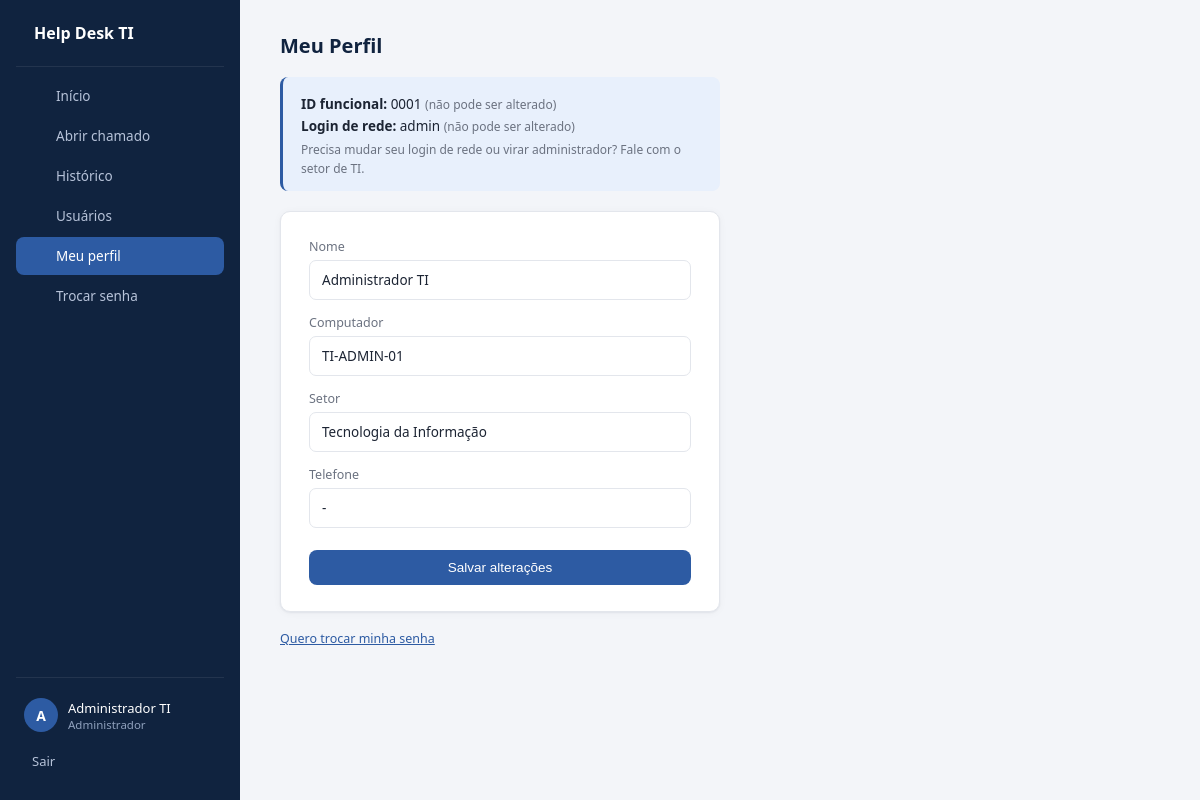
The app's page /perfil (signed in) with its own data.
### tables this page shows
CREATE TABLE usuarios (
            id INTEGER PRIMARY KEY AUTOINCREMENT,
            nome TEXT NOT NULL,
            id_funcional TEXT NOT NULL UNIQUE,
            computador TEXT,
            setor TEXT NOT NULL,
            senha_hash TEXT NOT NULL,
            senha_provisoria INTEGER NOT NULL DEFAULT 1,
            telefone TEXT,
            login_rede TEXT NOT NULL UNIQUE,
            is_admin INTEGER NOT NULL DEFAULT 0
        );

### app.py (the view, shortened to what this page needs)
@app.route("/perfil", methods=["GET", "POST"])
@login_requerido
def perfil():
    conn = get_conn()
    usuario = conn.execute(
        "SELECT * FROM usuarios WHERE id = ?", (session["usuario_id"],)
    ).fetchone()
    conn.close()
    return render_template("perfil.html", usuario=usuario)

### app.py (called while the page is built)
def get_conn():
    conn = sqlite3.connect(DB_PATH)
    conn.row_factory = sqlite3.Row
    return conn

def login_requerido(f):
    @wraps(f)
    def wrapper(*args, **kwargs):
        if "usuario_id" not in session:
            flash("Faça login para continuar.")
            return redirect(url_for("login"))
        return f(*args, **kwargs)
    return wrapper

### templates/perfil.html
{% extends "base.html" %}
{% block content %}
    <h2>Meu Perfil</h2>
    <div class="dados-auto">
        <p><strong>ID funcional:</strong> {{ usuario['id_funcional'] }} <span class="hint">(não pode ser alterado)</span></p>
        <p><strong>Login de rede:</strong> {{ usuario['login_rede'] }} <span class="hint">(não pode ser alterado)</span></p>
        <small>Precisa mudar seu login de rede ou virar administrador? Fale com o setor de TI.</small>
    </div>
    <form method="POST">
        <label>Nome</label>
        <input type="text" name="nome" value="{{ usuario['nome'] }}" required>
        <label>Computador</label>
        <input type="text" name="computador" value="{{ usuario['computador'] or '' }}">
        <label>Setor</label>
        <input type="text" name="setor" value="{{ usuario['setor'] }}" required>
        <label>Telefone</label>
        <input type="text" name="telefone" value="{{ usuario['telefone'] or '' }}">
        <button type="submit">Salvar alterações</button>
    </form>
    <p class="dica"><a href="{{ url_for('trocar_senha') }}">Quero trocar minha senha</a></p>
{% endblock %}

### templates/base.html (shortened to what this page needs)
<!DOCTYPE html>
<html lang="pt-br">
<head>
    <link rel="stylesheet" href="{{ url_for('static', filename='style.css') }}">
    <link rel="stylesheet" href="https://cdnjs.cloudflare.com/ajax/libs/tabler-icons/2.44.0/iconfont/tabler-icons.min.css">
</head>
<body>
    {% if session.get('usuario_id') %}
    <div class="layout">
        <aside class="sidebar">
            <div class="marca">
                <span>Help Desk TI</span>
            </div>
            <nav>
                <a href="{{ url_for('dashboard') }}" class="{{ 'ativo' if request.endpoint == 'dashboard' }}">Início</a>
                <a href="{{ url_for('novo_chamado') }}" class="{{ 'ativo' if request.endpoint == 'novo_chamado' }}">Abrir chamado</a>
                <a href="{{ url_for('historico') }}" class="{{ 'ativo' if request.endpoint == 'historico' }}">Histórico</a>
                {% if session.get('is_admin') %}
                <a href="{{ url_for('listar_usuarios') }}" class="{{ 'ativo' if request.endpoint in ['listar_usuarios','novo_usuario'] }}">Usuários</a>
                {% endif %}
                <a href="{{ url_for('perfil') }}" class="{{ 'ativo' if request.endpoint == 'perfil' }}">Meu perfil</a>
                <a href="{{ url_for('trocar_senha') }}" class="{{ 'ativo' if request.endpoint == 'trocar_senha' }}">Trocar senha</a>
            </nav>
            <div class="sidebar-rodape">
                <div class="usuario-card">
                    <div class="avatar">{{ session.get('nome', '?')[0]|upper }}</div>
                    <div>
                        <div class="usuario-nome">{{ session.get('nome') }}</div>
                        <div class="usuario-papel">{{ 'Administrador' if session.get('is_admin') else 'Usuário' }}</div>
                    </div>
                </div>
                <a href="{{ url_for('logout') }}" class="sair">Sair</a>
            </div>
        </aside>
        <main>
            {% block content %}{% endblock %}
        </main>
    </div>
    {% else %}
        {% block content_bare %}{% endblock %}
    {% endif %}
</body>
</html>

### static/style.css (style rules this page uses)
* { box-sizing: border-box; margin: 0; padding: 0; }
:root { --azul-900: #10233f; --azul-800: #16305a; --azul-600: #2d5ba3; --azul-100: #e8f0fc; --fundo: #f3f5f9; --texto: #1c2433; --texto-suave: #6b7280; --borda: #e3e6ec; --branco: #ffffff; --verde: #1a9e6b; --verde-bg: #e5f7ef; --laranja: #d97a1f; --laranja-bg: #fdf0e2; --cinza-bg: #eef0f3; --cinza-texto: #5b6270; --vermelho: #c94141; --raio: 10px; --sombra: 0 1px 2px rgba(16, 35, 63, 0.06), 0 1px 8px rgba(16, 35, 63, 0.04); }
body { font-family: 'Segoe UI', Arial, Helvetica, sans-serif; background: var(--fundo); color: var(--texto); font-size: 14px; }
.layout { display: flex; min-height: 100vh; }
.sidebar { width: 240px; background: var(--azul-900); color: #cfd9ea; display: flex; flex-direction: column; padding: 22px 16px; flex-shrink: 0; }
.marca { display: flex; align-items: center; gap: 10px; color: white; font-size: 16px; font-weight: 600; padding: 0 8px 22px; margin-bottom: 10px; border-bottom: 1px solid rgba(255,255,255,0.08); }
.sidebar nav { display: flex; flex-direction: column; gap: 2px; flex: 1; }
.sidebar nav a { display: flex; align-items: center; gap: 10px; color: #b7c3d9; text-decoration: none; padding: 10px 12px; border-radius: 8px; font-size: 13.5px; transition: background 0.15s, color 0.15s; }
.sidebar nav a.ativo { background: var(--azul-600); color: white; font-weight: 500; }
.sidebar-rodape { border-top: 1px solid rgba(255,255,255,0.08); padding-top: 16px; margin-top: 16px; }
.usuario-card { display: flex; align-items: center; gap: 10px; padding: 4px 8px 12px; }
.avatar { width: 34px; height: 34px; background: var(--azul-600); color: white; border-radius: 50%; display: flex; align-items: center; justify-content: center; font-weight: 600; font-size: 14px; flex-shrink: 0; }
.usuario-nome { color: white; font-size: 13px; font-weight: 500; }
.usuario-papel { color: #8fa0bc; font-size: 11.5px; }
.sair { display: flex; align-items: center; gap: 8px; color: #b7c3d9; text-decoration: none; padding: 8px; font-size: 13px; border-radius: 8px; }
main { flex: 1; padding: 32px 40px; max-width: 1100px; }
h2 { font-size: 20px; font-weight: 600; margin-bottom: 18px; color: var(--azul-900); }
.botao, button, .botao-pequeno { background: var(--azul-600); color: white; border: none; padding: 10px 18px; border-radius: 8px; text-decoration: none; cursor: pointer; font-size: 13.5px; font-weight: 500; display: inline-flex; align-items: center; gap: 6px; transition: background 0.15s; }
form { background: var(--branco); padding: 26px 28px; border-radius: var(--raio); box-shadow: var(--sombra); border: 1px solid var(--borda); display: flex; flex-direction: column; max-width: 440px; }
label { margin-top: 14px; font-size: 12.5px; color: var(--texto-suave); font-weight: 500; }
label:first-of-type { margin-top: 0; }
input, select, textarea { padding: 10px 12px; margin-top: 5px; border: 1px solid var(--borda); border-radius: 7px; font-size: 13.5px; font-family: inherit; background: var(--branco); color: var(--texto); }
form button { margin-top: 22px; justify-content: center; }
.dados-auto { background: var(--azul-100); border-left: 3px solid var(--azul-600); padding: 14px 18px; border-radius: 8px; max-width: 440px; margin-bottom: 20px; }
.dados-auto p { margin: 4px 0; font-size: 13.5px; }
.dados-auto small { color: var(--texto-suave); font-size: 12px; }
.hint { font-weight: 400; color: var(--texto-suave); font-size: 12px; }
.dica { font-size: 12.5px; color: var(--texto-suave); margin-top: 18px; }
.dica a { color: var(--azul-600); }

### records on screen
usuarios: get "Administrador TI", id_funcional "0001", login_rede "admin", nome "Administrador TI", computador "TI-ADMIN-01", setor "Tecnologia da Informação", telefone "-"

### other values on screen
{{ session.get('nome', '?')[0]|upper }} "A"
{{ 'Administrador' if session.get('is_admin') else 'Usuário' }} "Administrador"
